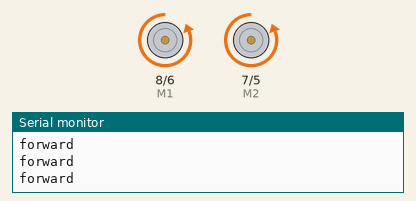
Bench run of a sketch on a simulated Arduino Uno, built with avr-gcc and run on an emulated ATmega328P. Shown: direction and speed pins drawn as motors (green arrow = direction pin HIGH = forward, orange = LOW = backward, longer = more drive), the last lines printed to the serial monitor.

Above: at 1.0 s.
At 2.8 s:
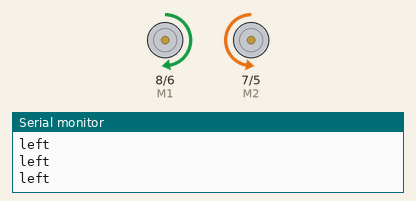
At 5.0 s:
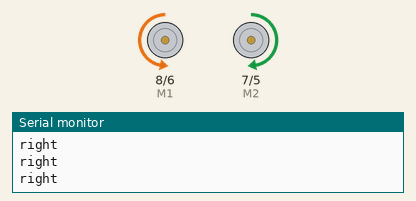
At 6.9 s:
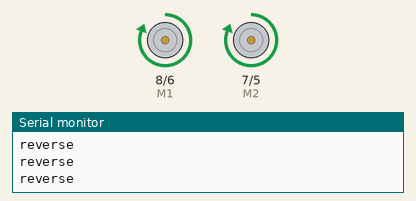
Timing chart, 0 to 10.3 s (numbered marks = the images above):
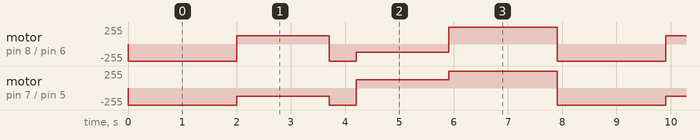

Measured:
- by itself, motor on pin 8 (M1) / pin 6 (E1): repeats every 7.9 s: forward 127/255 1.7 s, backward 255/255 0.50 s, backward 127/255 1.7 s, forward 255/255 2.0 s, backward 255/255 2.0 s
- by itself, motor on pin 7 (M2) / pin 5 (E2): repeats every 7.9 s: backward 127/255 1.7 s, backward 255/255 0.50 s, forward 127/255 1.7 s, forward 255/255 2.0 s, backward 255/255 2.0 s

The sketch:

move_tracked_robot.ino
```cpp
/*To control the rover, Copy and paste the code below into the Arduino software*/
int E1 = 6; //M1 Speed Control
int E2 = 5; //M2 Speed Control
int M1 = 8; //M1 Direction Control
int M2 = 7; //M2 Direction Control

void setup(void)
{
  int i;
  for(i=5;i<=8;i++)
  pinMode(i, OUTPUT);
  Serial.begin(9600);
  Serial.println("setup");
}

void loop(void)           //main program
{
  int c;

  {

      for(c=1;c<=20;c++)   //move forward by approx. 20cm by executing the forward subroutine 20 times
        {
        forward();
        }

      for(c=1;c<=17;c++)   //turn left by approx. 90 degrees by executing the turn_left subroutine 15 times
        {
        turn_left();
        }

      for(c=1;c<=5;c++)    //move forward by approx. 5cm by executing the forward subroutine 5 times
        {
        forward();
        }

      for(c=1;c<=17;c++)   //turn right by approx. 90 degrees by executing the turn_left subroutine 15 times
        {
        turn_right();
        }

      for(c=1;c<=20;c++)     //move backwards by approx. 20cm by executing the forward subroutine 20 times
        {
        reverse();
        }

      stop();

  }
}

void stop(void)          //Stop subroutine
{
  digitalWrite(E1,LOW);
  digitalWrite(E2,LOW);
  Serial.println("stop");
}

void forward (void)      //forward subroutine
{
  analogWrite (E1,255);  //Motor 1 full speed (value of 255 = full speed)
  digitalWrite(M1,LOW);  //Motor 1 direction control
  analogWrite (E2,255);  //Motor 2 full speed (value of 255 = full speed)
  digitalWrite(M2,LOW);  //Motor 2 direction control
  Serial.println("forward");
  delay(100);
}

void reverse (void)       //reverse subroutine
{
  analogWrite (E1,255);   //Motor 1 half speed (value of 255 = full speed)
  digitalWrite(M1,HIGH);  //Motor 1 direction control
  analogWrite (E2,255);   //Motor 2 half speed (value of 255 = full speed)
  digitalWrite(M2,HIGH);  //Motor 2 direction control
  Serial.println("reverse");
  delay(100);
}

void turn_left (void)     //turn_left subroutine
{
  analogWrite (E1,127);   //Motor 1 half speed (value of 127 = half speed)
  digitalWrite(M1,HIGH);  //Motor 1 direction control
  analogWrite (E2,127);   //Motor 2 half speed (value of 127 = half speed)
  digitalWrite(M2,LOW);   //Motor 2 direction control
  Serial.println("left");
  delay(100);
}

void turn_right (void)    //turn_right subroutine
{
  analogWrite (E1,127);   //Motor 1 half speed (value of 127 = half speed)
  digitalWrite(M1,LOW);   //Motor 1 direction control
  analogWrite (E2,127);   //Motor 2 half speed (value of 127 = half speed)
  digitalWrite(M2,HIGH);  //Motor 2 direction control
  Serial.println("right");
  delay(100);
}
```
